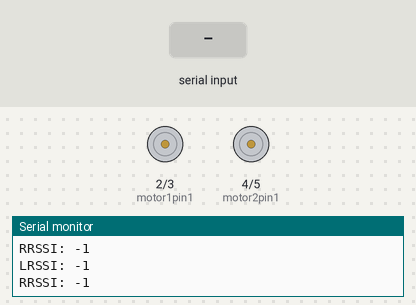
Simulated run of this sketch. Board: Arduino Uno, built with avr-gcc and run on an emulated ATmega328P. On the bench: motor-driver pin pairs drawn as motors (green arrow = first pin HIGH = forward, orange = second pin HIGH = backward, longer = more drive), the last lines printed to the serial monitor. The test bench sets the inputs (shaded band).

Above: at 1.4 s.
1.5 s: "1" received over the second serial link
At 2.0 s:
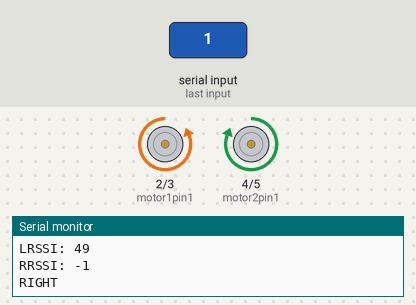
Timing chart, 0 to 4.5 s (numbered marks = the images above; inputs shaded):
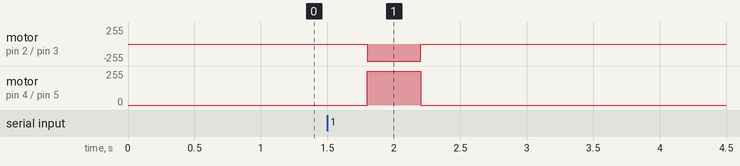

The sketch:

motorController.ino
```cpp
#include <SoftwareSerial.h>
SoftwareSerial left(7,8);
int LRSSI;
int count, l, r, leftsq, rightsq, diff, diffsq;
// L298N Control Pins
int motor1pin1 = 2;
int motor1pin2 = 3;
int motor2pin1 = 4;
int motor2pin2 = 5;
void setup()
{
left.begin(9600);
Serial.begin(9600);
// Set L298N Control Pins as Output
  pinMode(motor1pin1, OUTPUT);
  pinMode(motor1pin2, OUTPUT);
  pinMode(motor2pin1, OUTPUT);
  pinMode(motor2pin2, OUTPUT);
}

void loop()
{
  int count = 2;
  if(count==2)
  {
    LRSSI = left.read();
    l = LRSSI;
    Serial.print("LRSSI: ");
    Serial.println(l);
    leftsq = l*l;
    count = count-1;
  }
    if(count==1)
  {
    LRSSI = left.read();
    r = LRSSI;
    Serial.print("RRSSI: ");
    Serial.println(r);
    rightsq = r*r;
    count = count-1;
  }
  if(count == 0)
  {
    diff = l-r;
    diffsq = leftsq-rightsq;
    if( diff > 0 &&  diffsq < 1000 && l < 55 && r < 55 )   // diff>0 means obj is in right side and vice versa
    {
      moveStop();
      delay(400);
      moveStop();
    }
     if( diff > 0 &&  diffsq < 1000 && l > 55 && r > 55 )   // diff>0 means obj is in right side and vice versa
    {
      moveForward();
      delay(400);
      moveStop();
    }
    if( diff < 0 &&  diffsq > -1000 && l < 55 && r < 55 )
    {
      moveStop();
      delay(400);
      moveStop();
    }
    if( diff < 0 &&  diffsq > -1000 && l > 55 && r > 55 )
    {
      moveForward();
      delay(400);
      moveStop();
    }
    if( diff > 0 )
    {
      if( diffsq > 1000)
      {
        turnRight();
        delay(400);
        moveStop();
      }
    }
    if ( diff < 0)
    {
      if ( diffsq < -1000)
      {
        turnLeft();
        delay(400);
        moveStop();
      }
    }
    delay(600);
  }
}

void moveStop()       // Move Stop Function for Motor Driver.
{
  digitalWrite(motor1pin1, LOW);
  digitalWrite(motor1pin2, LOW);
  digitalWrite(motor2pin1, LOW);
  digitalWrite(motor2pin2, LOW);
  Serial.println("STOP");
}

void moveForward()    // Move Forward Function for Motor Driver.
{
  digitalWrite(motor1pin1, HIGH);
  digitalWrite(motor1pin2, LOW);
  digitalWrite(motor2pin1, HIGH);
  digitalWrite(motor2pin2, LOW);
  Serial.println("FORWARD");
}

void moveBackward()   // Move Backward Function for Motor Driver.
{
  digitalWrite(motor1pin1, LOW);
  digitalWrite(motor1pin2, HIGH);
  digitalWrite(motor2pin1, LOW);
  digitalWrite(motor2pin2, HIGH);
  Serial.println("BACK");
}

void turnRight()      // Turn Right Function for Motor Driver.
{
  digitalWrite(motor1pin1, LOW);
  digitalWrite(motor1pin2, HIGH);
  digitalWrite(motor2pin1, HIGH);
  digitalWrite(motor2pin2, LOW);
  Serial.println("RIGHT");
}

void turnLeft()       // Turn Left Function for Motor Driver.
{
  digitalWrite(motor1pin1, HIGH);
  digitalWrite(motor1pin2, LOW);
  digitalWrite(motor2pin1, LOW);
  digitalWrite(motor2pin2, HIGH);
  Serial.println("LEFT");
}
```

Measured:
- after the input at 1.5 s, motor on pin 2 (motor1pin1) / pin 3 (motor1pin2): stopped → backward 255/255 after 0.30 s, → stopped 0.40 s later; motor on pin 4 (motor2pin1) / pin 5 (motor2pin2): stopped → forward 255/255 after 0.30 s, → stopped 0.40 s later
